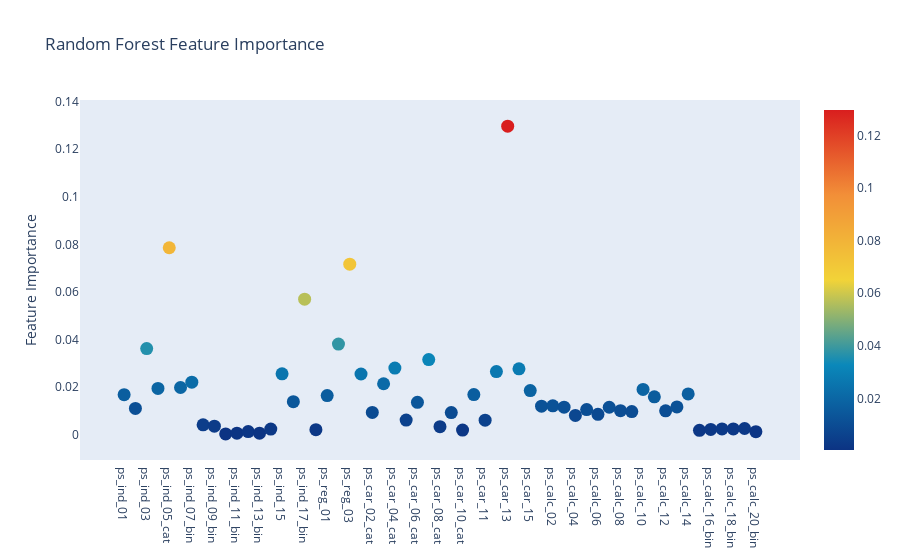

Notebook cell for this chart:
### Markdown cell above
- 그래프를 통한 변수의 중요성 확인

### Code cell
trace = go.Scatter(
    y = rf.feature_importances_,
    x = features,
    mode = 'markers',
    marker = dict(
           sizemode = 'diameter',
           sizeref = 1, 
           size = 13,
           color = rf.feature_importances_,
           colorscale = 'Portland',
           showscale = True
    ),
    text = features
)
data3 = [trace]

layout = go.Layout(
        autosize = True,
        title = 'Random Forest Feature Importance',
        hovermode = 'closest',
        xaxis = dict(
            ticklen = 5,
            showgrid = False,
            zeroline = False,
            showline = False
        ),
        yaxis = dict(
            title = 'Feature Importance',
            showgrid = False,
            zeroline = False, 
            ticklen = 5, 
            gridwidth = 2
        ),
        showlegend = False
)

fig = go.Figure(data = data3, layout = layout)
py.iplot(fig, filename = 'scatter2010')

### Figure 1 — Plotly figure (JSON) as saved in the notebook; plotly's stock layout.template omitted (floating-point values rounded to 4 significant figures)
{"data": [{"marker": {"color": [0.01686, 0.01105, 0.03622, 0.01947, 0.07861, 0.01987, 0.02209, 0.004199, 0.003608, 0.0003743, 0.0006586, 0.001347, 0.0006631, 0.002396, 0.0256, 0.01392, 0.05697, 0.002158, 0.01648, 0.03813, 0.0717, 0.02554, 0.009404, 0.02144, 0.02801, 0.006161, 0.01364, 0.03162, 0.003394, 0.009318, 0.00199, 0.0169, 0.006131, 0.02658, 0.1297, 0.02773, 0.01855, 0.01201, 0.01216, 0.01158, 0.008129, 0.01059, 0.008598, 0.01156, 0.01014, 0.00976, 0.01907, 0.01595, 0.01008, 0.01171, 0.01718, 0.00187, 0.002257, 0.00247, 0.002456, 0.00263, 0.001287], "colorscale": [[0, "rgb(12,51,131)"], [0.25, "rgb(10,136,186)"], [0.5, "rgb(242,211,56)"], [0.75, "rgb(242,143,56)"], [1, "rgb(217,30,30)"]], "showscale": true, "size": 13, "sizemode": "diameter", "sizeref": 1}, "mode": "markers", "text": ["ps_ind_01", "ps_ind_02_cat", "ps_ind_03", "ps_ind_04_cat", "ps_ind_05_cat", "ps_ind_06_bin", "ps_ind_07_bin", "ps_ind_08_bin", "ps_ind_09_bin", "ps_ind_10_bin", "ps_ind_11_bin", "ps_ind_12_bin", "ps_ind_13_bin", "ps_ind_14", "ps_ind_15", "ps_ind_16_bin", "ps_ind_17_bin", "ps_ind_18_bin", "ps_reg_01", "ps_reg_02", "ps_reg_03", "ps_car_01_cat", "ps_car_02_cat", "ps_car_03_cat", "ps_car_04_cat", "ps_car_05_cat", "ps_car_06_cat", "ps_car_07_cat", "ps_car_08_cat", "ps_car_09_cat", "ps_car_10_cat", "ps_car_11_cat", "ps_car_11", "ps_car_12", "ps_car_13", "ps_car_14", "ps_car_15", "ps_calc_01", "ps_calc_02", "ps_calc_03", "ps_calc_04", "ps_calc_05", "ps_calc_06", "ps_calc_07", "ps_calc_08", "ps_calc_09", "ps_calc_10", "ps_calc_11", "ps_calc_12", "ps_calc_13", "ps_calc_14", "ps_calc_15_bin", "ps_calc_16_bin", "ps_calc_17_bin", "ps_calc_18_bin", "ps_calc_19_bin", "ps_calc_20_bin"], "type": "scatter", "x": ["ps_ind_01", "ps_ind_02_cat", "ps_ind_03", "ps_ind_04_cat", "ps_ind_05_cat", "ps_ind_06_bin", "ps_ind_07_bin", "ps_ind_08_bin", "ps_ind_09_bin", "ps_ind_10_bin", "ps_ind_11_bin", "ps_ind_12_bin", "ps_ind_13_bin", "ps_ind_14", "ps_ind_15", "ps_ind_16_bin", "ps_ind_17_bin", "ps_ind_18_bin", "ps_reg_01", "ps_reg_02", "ps_reg_03", "ps_car_01_cat", "ps_car_02_cat", "ps_car_03_cat", "ps_car_04_cat", "ps_car_05_cat", "ps_car_06_cat", "ps_car_07_cat", "ps_car_08_cat", "ps_car_09_cat", "ps_car_10_cat", "ps_car_11_cat", "ps_car_11", "ps_car_12", "ps_car_13", "ps_car_14", "ps_car_15", "ps_calc_01", "ps_calc_02", "ps_calc_03", "ps_calc_04", "ps_calc_05", "ps_calc_06", "ps_calc_07", "ps_calc_08", "ps_calc_09", "ps_calc_10", "ps_calc_11", "ps_calc_12", "ps_calc_13", "ps_calc_14", "ps_calc_15_bin", "ps_calc_16_bin", "ps_calc_17_bin", "ps_calc_18_bin", "ps_calc_19_bin", "ps_calc_20_bin"], "y": [0.01686, 0.01105, 0.03622, 0.01947, 0.07861, 0.01987, 0.02209, 0.004199, 0.003608, 0.0003743, 0.0006586, 0.001347, 0.0006631, 0.002396, 0.0256, 0.01392, 0.05697, 0.002158, 0.01648, 0.03813, 0.0717, 0.02554, 0.009404, 0.02144, 0.02801, 0.006161, 0.01364, 0.03162, 0.003394, 0.009318, 0.00199, 0.0169, 0.006131, 0.02658, 0.1297, 0.02773, 0.01855, 0.01201, 0.01216, 0.01158, 0.008129, 0.01059, 0.008598, 0.01156, 0.01014, 0.00976, 0.01907, 0.01595, 0.01008, 0.01171, 0.01718, 0.00187, 0.002257, 0.00247, 0.002456, 0.00263, 0.001287]}], "layout": {"autosize": true, "hovermode": "closest", "showlegend": false, "title": {"text": "Random Forest Feature Importance"}, "xaxis": {"showgrid": false, "showline": false, "ticklen": 5, "zeroline": false}, "yaxis": {"gridwidth": 2, "showgrid": false, "ticklen": 5, "title": {"text": "Feature Importance"}, "zeroline": false}}}
